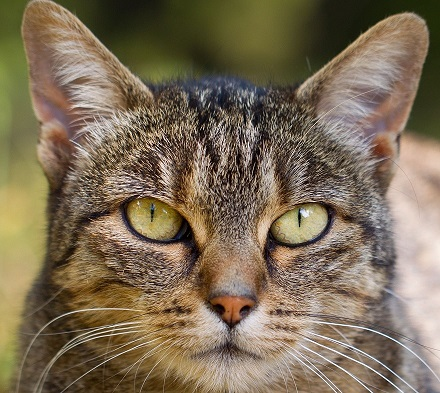
#> input picture Resources/cat.png, 440 x 393 px
$ python chapter5.py
#> lines starting #> are read from the running program, lines starting #| are printed output that depends on the picture
import cv2
import numpy as np

img = cv2.imread('Resources/cat.png')
#> img is the input picture: shape (393, 440, 3); mean B, G, R 86.8, 109.7, 125.3
img = cv2.resize(img, (512, 512))
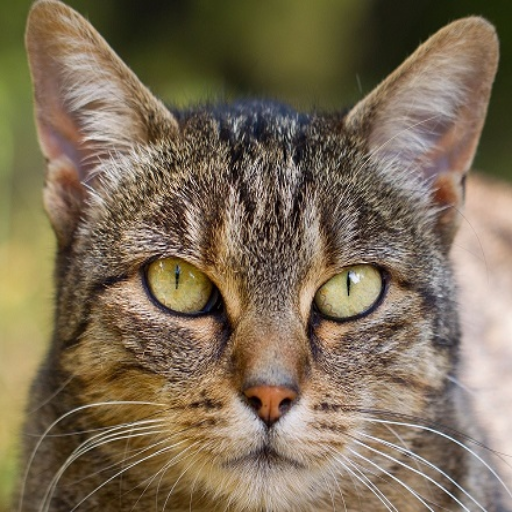
#> img: shape (512, 512, 3); mean B, G, R 86.7, 109.6, 125.2
width, height = 250, 350

pts1 = np.float32([[111, 219], [287, 188], [154, 482], [352, 440]])
pts2 = np.float32([[0, 0], [width, 0], [0, height], [width, height]])
matrix = cv2.getPerspectiveTransform(pts1, pts2)
imgOutput = cv2.warpPerspective(img, matrix, (width, height))
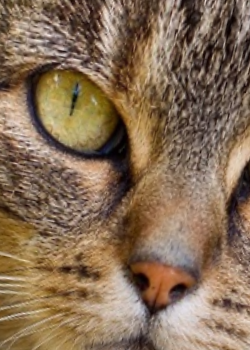
#> imgOutput: shape (350, 250, 3); mean B, G, R 86.4, 110.1, 134.6

cv2.imshow('Image', img)
cv2.imshow('Image changed', imgOutput)

cv2.waitKey(0)
